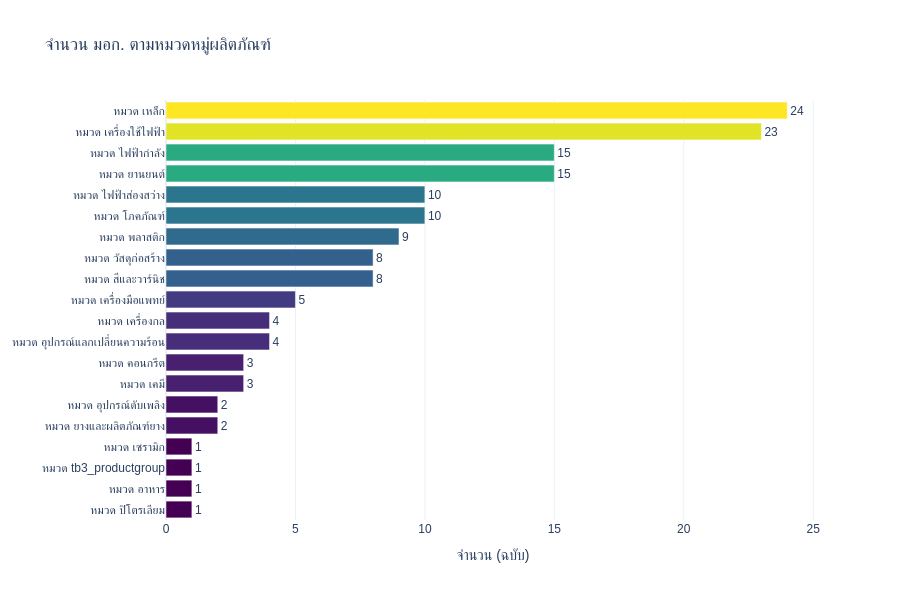

Notebook code cell kept with this figure:
### Markdown cell above
## 📊 กราฟที่ 3 — จัดอันดับ: จำนวน มอก. ตามหมวดหมู่

### Code cell
# จัดอันดับหมวดหมู่จากมากไปน้อย
top_categories = df['category_name'].value_counts().sort_values(ascending=True)

figure_bar = go.Figure(go.Bar(
    x=top_categories.values, 
    y=top_categories.index, 
    orientation='h',
    marker=dict(
        color=top_categories.values, 
        colorscale='Viridis'
    ),
    text=top_categories.values, 
    textposition='outside'
))

figure_bar.update_layout(
    title='จำนวน มอก. ตามหมวดหมู่ผลิตภัณฑ์',
    xaxis_title='จำนวน (ฉบับ)',
    template='plotly_white', 
    height=600, 
    font=dict(family='Sarabun, sans-serif'),
    margin=dict(l=150)
)
figure_bar.show()

### Figure 1 — Plotly figure (JSON) as saved in the notebook; plotly's stock layout.template omitted (floating-point values rounded to 4 significant figures)
{"data": [{"marker": {"color": [1, 1, 1, 1, 2, 2, 3, 3, 4, 4, 5, 8, 8, 9, 10, 10, 15, 15, 23, 24], "colorscale": [[0, "#440154"], [0.1111, "#482878"], [0.2222, "#3e4989"], [0.3333, "#31688e"], [0.4444, "#26828e"], [0.5556, "#1f9e89"], [0.6667, "#35b779"], [0.7778, "#6ece58"], [0.8889, "#b5de2b"], [1, "#fde725"]]}, "orientation": "h", "text": [1.0, 1.0, 1.0, 1.0, 2.0, 2.0, 3.0, 3.0, 4.0, 4.0, 5.0, 8.0, 8.0, 9.0, 10.0, 10.0, 15.0, 15.0, 23.0, 24.0], "textposition": "outside", "type": "bar", "x": [1, 1, 1, 1, 2, 2, 3, 3, 4, 4, 5, 8, 8, 9, 10, 10, 15, 15, 23, 24], "y": ["หมวด ปิโตรเลียม", "หมวด อาหาร", "หมวด tb3_productgroup", "หมวด เซรามิก", "หมวด ยางและผลิตภัณฑ์ยาง", "หมวด อุปกรณ์ดับเพลิง", "หมวด เคมี", "หมวด คอนกรีต", "หมวด อุปกรณ์แลกเปลี่ยนความร้อน", "หมวด เครื่องกล", "หมวด เครื่องมือแพทย์", "หมวด สีและวาร์นิช", "หมวด วัสดุก่อสร้าง", "หมวด พลาสติก", "หมวด โภคภัณฑ์", "หมวด ไฟฟ้าส่องสว่าง", "หมวด ยานยนต์", "หมวด ไฟฟ้ากำลัง", "หมวด เครื่องใช้ไฟฟ้า", "หมวด เหล็ก"]}], "layout": {"font": {"family": "Sarabun, sans-serif"}, "height": 600, "margin": {"l": 150}, "title": {"text": "จำนวน มอก. ตามหมวดหมู่ผลิตภัณฑ์"}, "xaxis": {"title": {"text": "จำนวน (ฉบับ)"}}}}
